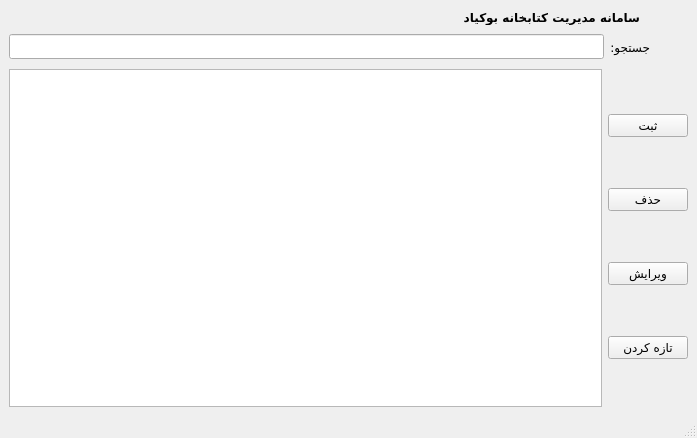
<?xml version="1.0" encoding="UTF-8"?>
<ui version="4.0">
 <class>StafForm</class>
 <widget class="QMainWindow" name="StafForm">
  <property name="windowModality">
   <enum>Qt::ApplicationModal</enum>
  </property>
  <property name="geometry">
   <rect>
    <x>0</x>
    <y>0</y>
    <width>697</width>
    <height>438</height>
   </rect>
  </property>
  <property name="minimumSize">
   <size>
    <width>697</width>
    <height>438</height>
   </size>
  </property>
  <property name="maximumSize">
   <size>
    <width>697</width>
    <height>438</height>
   </size>
  </property>
  <property name="font">
   <font>
    <family>IRANSansX</family>
   </font>
  </property>
  <property name="windowTitle">
   <string>پنل کارمندان</string>
  </property>
  <widget class="QWidget" name="centralwidget">
   <layout class="QGridLayout" name="gridLayout">
    <item row="0" column="0">
     <layout class="QVBoxLayout" name="verticalLayout">
      <item>
       <layout class="QHBoxLayout" name="horizontalLayout">
        <item>
         <widget class="QLabel" name="label_text">
          <property name="font">
           <font>
            <family>IRANSansX</family>
            <bold>true</bold>
           </font>
          </property>
          <property name="text">
           <string>سامانه مدیریت کتابخانه بوکیاد</string>
          </property>
         </widget>
        </item>
        <item>
         <widget class="QLabel" name="label_icon">
          <property name="maximumSize">
           <size>
            <width>42</width>
            <height>42</height>
           </size>
          </property>
          <property name="text">
           <string/>
          </property>
          <property name="pixmap">
           <pixmap resource="icons.qrc">:/icons/logo.png</pixmap>
          </property>
          <property name="scaledContents">
           <bool>true</bool>
          </property>
         </widget>
        </item>
       </layout>
      </item>
      <item>
       <layout class="QHBoxLayout" name="horizontalLayout_2">
        <item>
         <widget class="QLineEdit" name="lineEdit_search"/>
        </item>
        <item>
         <widget class="QLabel" name="label_search_text">
          <property name="text">
           <string>جستجو:</string>
          </property>
         </widget>
        </item>
        <item>
         <widget class="QLabel" name="label_search_icon">
          <property name="minimumSize">
           <size>
            <width>32</width>
            <height>32</height>
           </size>
          </property>
          <property name="maximumSize">
           <size>
            <width>32</width>
            <height>32</height>
           </size>
          </property>
          <property name="text">
           <string/>
          </property>
          <property name="pixmap">
           <pixmap resource="icons.qrc">:/icons/search.png</pixmap>
          </property>
          <property name="scaledContents">
           <bool>true</bool>
          </property>
         </widget>
        </item>
       </layout>
      </item>
     </layout>
    </item>
    <item row="1" column="0">
     <layout class="QHBoxLayout" name="horizontalLayout_5">
      <item>
       <layout class="QHBoxLayout" name="horizontalLayout_4">
        <property name="leftMargin">
         <number>0</number>
        </property>
        <item>
         <widget class="QTableView" name="tableView">
          <property name="layoutDirection">
           <enum>Qt::RightToLeft</enum>
          </property>
         </widget>
        </item>
       </layout>
      </item>
      <item>
       <layout class="QVBoxLayout" name="verticalLayout_2">
        <item>
         <widget class="QPushButton" name="pushButton_insert">
          <property name="text">
           <string>ثبت</string>
          </property>
         </widget>
        </item>
        <item>
         <widget class="QPushButton" name="pushButton_delete">
          <property name="text">
           <string>حذف</string>
          </property>
         </widget>
        </item>
        <item>
         <widget class="QPushButton" name="pushButton_edit">
          <property name="text">
           <string>ویرایش</string>
          </property>
         </widget>
        </item>
        <item>
         <widget class="QPushButton" name="pushButton_refresh">
          <property name="text">
           <string>تازه کردن</string>
          </property>
         </widget>
        </item>
       </layout>
      </item>
     </layout>
    </item>
   </layout>
  </widget>
  <widget class="QMenuBar" name="menubar">
   <property name="geometry">
    <rect>
     <x>0</x>
     <y>0</y>
     <width>697</width>
     <height>19</height>
    </rect>
   </property>
  </widget>
  <widget class="QStatusBar" name="statusbar"/>
 </widget>
 <resources>
  <include location="icons.qrc"/>
 </resources>
 <connections/>
</ui>
